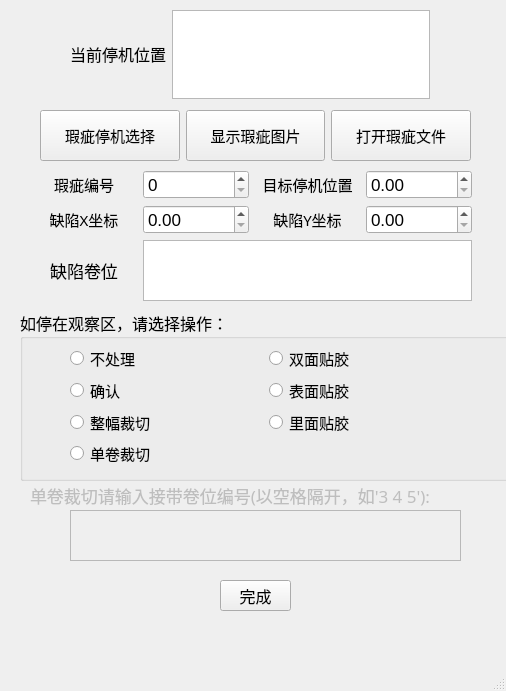
<?xml version="1.0" encoding="UTF-8"?>
<ui version="4.0">
 <class>DefectProcess</class>
 <widget class="QMainWindow" name="DefectProcess">
  <property name="geometry">
   <rect>
    <x>0</x>
    <y>0</y>
    <width>506</width>
    <height>691</height>
   </rect>
  </property>
  <property name="font">
   <font>
    <pointsize>13</pointsize>
   </font>
  </property>
  <property name="windowTitle">
   <string>缺陷处理</string>
  </property>
  <widget class="QWidget" name="centralwidget">
   <widget class="QPushButton" name="pushButton_4">
    <property name="geometry">
     <rect>
      <x>220</x>
      <y>580</y>
      <width>71</width>
      <height>31</height>
     </rect>
    </property>
    <property name="font">
     <font>
      <family>黑体</family>
      <pointsize>12</pointsize>
     </font>
    </property>
    <property name="text">
     <string>完成</string>
    </property>
    <property name="iconSize">
     <size>
      <width>23</width>
      <height>16</height>
     </size>
    </property>
   </widget>
   <widget class="QGroupBox" name="groupBox">
    <property name="geometry">
     <rect>
      <x>20</x>
      <y>310</y>
      <width>491</width>
      <height>171</height>
     </rect>
    </property>
    <property name="font">
     <font>
      <family>黑体</family>
      <pointsize>12</pointsize>
     </font>
    </property>
    <property name="title">
     <string>如停在观察区，请选择操作：</string>
    </property>
    <widget class="QWidget" name="">
     <property name="geometry">
      <rect>
       <x>50</x>
       <y>35</y>
       <width>391</width>
       <height>121</height>
      </rect>
     </property>
     <layout class="QGridLayout" name="gridLayout_2">
      <item row="0" column="0">
       <widget class="QRadioButton" name="radioButton">
        <property name="font">
         <font>
          <family>黑体</family>
          <pointsize>11</pointsize>
         </font>
        </property>
        <property name="text">
         <string>不处理</string>
        </property>
       </widget>
      </item>
      <item row="0" column="1">
       <widget class="QRadioButton" name="radioButton_2">
        <property name="font">
         <font>
          <family>黑体</family>
          <pointsize>11</pointsize>
         </font>
        </property>
        <property name="text">
         <string>双面贴胶</string>
        </property>
       </widget>
      </item>
      <item row="1" column="0">
       <widget class="QRadioButton" name="radioButton_3">
        <property name="font">
         <font>
          <family>黑体</family>
          <pointsize>11</pointsize>
         </font>
        </property>
        <property name="text">
         <string>确认</string>
        </property>
       </widget>
      </item>
      <item row="1" column="1">
       <widget class="QRadioButton" name="radioButton_5">
        <property name="font">
         <font>
          <family>黑体</family>
          <pointsize>11</pointsize>
         </font>
        </property>
        <property name="text">
         <string>表面贴胶</string>
        </property>
       </widget>
      </item>
      <item row="2" column="0">
       <widget class="QRadioButton" name="radioButton_4">
        <property name="font">
         <font>
          <family>黑体</family>
          <pointsize>11</pointsize>
         </font>
        </property>
        <property name="text">
         <string>整幅裁切</string>
        </property>
       </widget>
      </item>
      <item row="2" column="1">
       <widget class="QRadioButton" name="radioButton_6">
        <property name="font">
         <font>
          <family>黑体</family>
          <pointsize>11</pointsize>
         </font>
        </property>
        <property name="text">
         <string>里面贴胶</string>
        </property>
       </widget>
      </item>
      <item row="3" column="0">
       <widget class="QRadioButton" name="radioButton_8">
        <property name="font">
         <font>
          <family>黑体</family>
          <pointsize>11</pointsize>
         </font>
        </property>
        <property name="text">
         <string>单卷裁切</string>
        </property>
       </widget>
      </item>
     </layout>
    </widget>
   </widget>
   <widget class="QWidget" name="layoutWidget">
    <property name="geometry">
     <rect>
      <x>70</x>
      <y>10</y>
      <width>360</width>
      <height>89</height>
     </rect>
    </property>
    <layout class="QHBoxLayout" name="horizontalLayout">
     <item>
      <widget class="QLabel" name="label">
       <property name="font">
        <font>
         <family>黑体</family>
         <pointsize>13</pointsize>
        </font>
       </property>
       <property name="text">
        <string>&lt;html&gt;&lt;head/&gt;&lt;body&gt;&lt;p&gt;&lt;span style=&quot; font-size:12pt;&quot;&gt;当前停机位置&lt;/span&gt;&lt;/p&gt;&lt;/body&gt;&lt;/html&gt;</string>
       </property>
      </widget>
     </item>
     <item>
      <widget class="QTextEdit" name="textEdit">
       <property name="font">
        <font>
         <family>黑体</family>
         <pointsize>20</pointsize>
        </font>
       </property>
       <property name="html">
        <string>&lt;!DOCTYPE HTML PUBLIC &quot;-//W3C//DTD HTML 4.0//EN&quot; &quot;http://www.w3.org/TR/REC-html40/strict.dtd&quot;&gt;
&lt;html&gt;&lt;head&gt;&lt;meta name=&quot;qrichtext&quot; content=&quot;1&quot; /&gt;&lt;style type=&quot;text/css&quot;&gt;
p, li { white-space: pre-wrap; }
&lt;/style&gt;&lt;/head&gt;&lt;body style=&quot; font-family:'黑体'; font-size:20pt; font-weight:400; font-style:normal;&quot;&gt;
&lt;p align=&quot;center&quot; style=&quot;-qt-paragraph-type:empty; margin-top:0px; margin-bottom:0px; margin-left:0px; margin-right:0px; -qt-block-indent:0; text-indent:0px;&quot;&gt;&lt;br /&gt;&lt;/p&gt;&lt;/body&gt;&lt;/html&gt;</string>
       </property>
      </widget>
     </item>
    </layout>
   </widget>
   <widget class="QWidget" name="layoutWidget">
    <property name="geometry">
     <rect>
      <x>40</x>
      <y>110</y>
      <width>431</width>
      <height>51</height>
     </rect>
    </property>
    <layout class="QHBoxLayout" name="horizontalLayout_2">
     <item>
      <widget class="QPushButton" name="pushButton">
       <property name="sizePolicy">
        <sizepolicy hsizetype="Minimum" vsizetype="Expanding">
         <horstretch>0</horstretch>
         <verstretch>0</verstretch>
        </sizepolicy>
       </property>
       <property name="font">
        <font>
         <family>黑体</family>
         <pointsize>11</pointsize>
        </font>
       </property>
       <property name="text">
        <string>瑕疵停机选择</string>
       </property>
       <property name="iconSize">
        <size>
         <width>23</width>
         <height>16</height>
        </size>
       </property>
      </widget>
     </item>
     <item>
      <widget class="QPushButton" name="pushButton_2">
       <property name="sizePolicy">
        <sizepolicy hsizetype="Minimum" vsizetype="Expanding">
         <horstretch>0</horstretch>
         <verstretch>0</verstretch>
        </sizepolicy>
       </property>
       <property name="font">
        <font>
         <family>黑体</family>
         <pointsize>11</pointsize>
        </font>
       </property>
       <property name="text">
        <string>显示瑕疵图片</string>
       </property>
       <property name="iconSize">
        <size>
         <width>23</width>
         <height>16</height>
        </size>
       </property>
      </widget>
     </item>
     <item>
      <widget class="QPushButton" name="pushButton_3">
       <property name="sizePolicy">
        <sizepolicy hsizetype="Minimum" vsizetype="Expanding">
         <horstretch>0</horstretch>
         <verstretch>0</verstretch>
        </sizepolicy>
       </property>
       <property name="font">
        <font>
         <family>黑体</family>
         <pointsize>11</pointsize>
        </font>
       </property>
       <property name="text">
        <string>打开瑕疵文件</string>
       </property>
       <property name="iconSize">
        <size>
         <width>23</width>
         <height>16</height>
        </size>
       </property>
      </widget>
     </item>
    </layout>
   </widget>
   <widget class="QWidget" name="layoutWidget">
    <property name="geometry">
     <rect>
      <x>31</x>
      <y>170</y>
      <width>441</width>
      <height>131</height>
     </rect>
    </property>
    <layout class="QGridLayout" name="gridLayout">
     <item row="0" column="0">
      <widget class="QLabel" name="label_2">
       <property name="font">
        <font>
         <family>黑体</family>
         <pointsize>11</pointsize>
        </font>
       </property>
       <property name="text">
        <string>&lt;html&gt;&lt;head/&gt;&lt;body&gt;&lt;p&gt;瑕疵编号&lt;/p&gt;&lt;/body&gt;&lt;/html&gt;</string>
       </property>
       <property name="alignment">
        <set>Qt::AlignCenter</set>
       </property>
       <property name="indent">
        <number>45</number>
       </property>
      </widget>
     </item>
     <item row="0" column="1">
      <widget class="QSpinBox" name="spinBox"/>
     </item>
     <item row="0" column="2">
      <widget class="QLabel" name="label_4">
       <property name="font">
        <font>
         <family>黑体</family>
         <pointsize>11</pointsize>
        </font>
       </property>
       <property name="text">
        <string>&lt;html&gt;&lt;head/&gt;&lt;body&gt;&lt;p&gt;目标停机位置&lt;/p&gt;&lt;/body&gt;&lt;/html&gt;</string>
       </property>
       <property name="alignment">
        <set>Qt::AlignCenter</set>
       </property>
       <property name="indent">
        <number>15</number>
       </property>
      </widget>
     </item>
     <item row="0" column="3">
      <widget class="QDoubleSpinBox" name="doubleSpinBox"/>
     </item>
     <item row="1" column="0">
      <widget class="QLabel" name="label_3">
       <property name="font">
        <font>
         <family>黑体</family>
         <pointsize>11</pointsize>
        </font>
       </property>
       <property name="text">
        <string>&lt;html&gt;&lt;head/&gt;&lt;body&gt;&lt;p&gt;缺陷X坐标&lt;/p&gt;&lt;/body&gt;&lt;/html&gt;</string>
       </property>
       <property name="alignment">
        <set>Qt::AlignCenter</set>
       </property>
       <property name="indent">
        <number>45</number>
       </property>
      </widget>
     </item>
     <item row="1" column="1">
      <widget class="QDoubleSpinBox" name="doubleSpinBox_3"/>
     </item>
     <item row="1" column="2">
      <widget class="QLabel" name="label_5">
       <property name="font">
        <font>
         <family>黑体</family>
         <pointsize>11</pointsize>
        </font>
       </property>
       <property name="text">
        <string>&lt;html&gt;&lt;head/&gt;&lt;body&gt;&lt;p&gt;缺陷Y坐标&lt;/p&gt;&lt;/body&gt;&lt;/html&gt;</string>
       </property>
       <property name="alignment">
        <set>Qt::AlignCenter</set>
       </property>
       <property name="indent">
        <number>35</number>
       </property>
      </widget>
     </item>
     <item row="1" column="3">
      <widget class="QDoubleSpinBox" name="doubleSpinBox_2"/>
     </item>
     <item row="2" column="0">
      <widget class="QLabel" name="label_6">
       <property name="font">
        <font>
         <family>黑体</family>
         <pointsize>13</pointsize>
        </font>
       </property>
       <property name="tabletTracking">
        <bool>true</bool>
       </property>
       <property name="layoutDirection">
        <enum>Qt::LeftToRight</enum>
       </property>
       <property name="text">
        <string>&lt;html&gt;&lt;head/&gt;&lt;body&gt;&lt;p&gt;          缺陷卷位&lt;/p&gt;&lt;/body&gt;&lt;/html&gt;</string>
       </property>
       <property name="textFormat">
        <enum>Qt::RichText</enum>
       </property>
       <property name="alignment">
        <set>Qt::AlignCenter</set>
       </property>
      </widget>
     </item>
     <item row="2" column="1" colspan="3">
      <widget class="QTextEdit" name="textEdit_2">
       <property name="font">
        <font>
         <family>黑体</family>
         <pointsize>20</pointsize>
        </font>
       </property>
       <property name="html">
        <string>&lt;!DOCTYPE HTML PUBLIC &quot;-//W3C//DTD HTML 4.0//EN&quot; &quot;http://www.w3.org/TR/REC-html40/strict.dtd&quot;&gt;
&lt;html&gt;&lt;head&gt;&lt;meta name=&quot;qrichtext&quot; content=&quot;1&quot; /&gt;&lt;style type=&quot;text/css&quot;&gt;
p, li { white-space: pre-wrap; }
&lt;/style&gt;&lt;/head&gt;&lt;body style=&quot; font-family:'黑体'; font-size:20pt; font-weight:400; font-style:normal;&quot;&gt;
&lt;p align=&quot;center&quot; style=&quot;-qt-paragraph-type:empty; margin-top:0px; margin-bottom:0px; margin-left:0px; margin-right:0px; -qt-block-indent:0; text-indent:0px;&quot;&gt;&lt;br /&gt;&lt;/p&gt;&lt;/body&gt;&lt;/html&gt;</string>
       </property>
      </widget>
     </item>
    </layout>
   </widget>
   <widget class="QTextEdit" name="textEdit_3">
    <property name="enabled">
     <bool>false</bool>
    </property>
    <property name="geometry">
     <rect>
      <x>70</x>
      <y>510</y>
      <width>391</width>
      <height>51</height>
     </rect>
    </property>
    <property name="font">
     <font>
      <family>黑体</family>
      <pointsize>20</pointsize>
     </font>
    </property>
    <property name="html">
     <string>&lt;!DOCTYPE HTML PUBLIC &quot;-//W3C//DTD HTML 4.0//EN&quot; &quot;http://www.w3.org/TR/REC-html40/strict.dtd&quot;&gt;
&lt;html&gt;&lt;head&gt;&lt;meta name=&quot;qrichtext&quot; content=&quot;1&quot; /&gt;&lt;style type=&quot;text/css&quot;&gt;
p, li { white-space: pre-wrap; }
&lt;/style&gt;&lt;/head&gt;&lt;body style=&quot; font-family:'黑体'; font-size:20pt; font-weight:400; font-style:normal;&quot;&gt;
&lt;p align=&quot;center&quot; style=&quot;-qt-paragraph-type:empty; margin-top:0px; margin-bottom:0px; margin-left:0px; margin-right:0px; -qt-block-indent:0; text-indent:0px;&quot;&gt;&lt;br /&gt;&lt;/p&gt;&lt;/body&gt;&lt;/html&gt;</string>
    </property>
   </widget>
   <widget class="QLabel" name="label_7">
    <property name="enabled">
     <bool>false</bool>
    </property>
    <property name="geometry">
     <rect>
      <x>30</x>
      <y>470</y>
      <width>451</width>
      <height>51</height>
     </rect>
    </property>
    <property name="font">
     <font>
      <family>黑体</family>
      <pointsize>13</pointsize>
     </font>
    </property>
    <property name="text">
     <string>&lt;html&gt;&lt;head/&gt;&lt;body&gt;&lt;p&gt;单卷裁切请输入接带卷位编号(以空格隔开，如'3 4 5'):&lt;/p&gt;&lt;/body&gt;&lt;/html&gt;</string>
    </property>
   </widget>
  </widget>
  <widget class="QMenuBar" name="menubar">
   <property name="geometry">
    <rect>
     <x>0</x>
     <y>0</y>
     <width>506</width>
     <height>29</height>
    </rect>
   </property>
  </widget>
  <widget class="QStatusBar" name="statusbar"/>
 </widget>
 <resources/>
 <connections>
  <connection>
   <sender>pushButton_4</sender>
   <signal>clicked()</signal>
   <receiver>DefectProcess</receiver>
   <slot>close()</slot>
   <hints>
    <hint type="sourcelabel">
     <x>243</x>
     <y>609</y>
    </hint>
    <hint type="destinationlabel">
     <x>386</x>
     <y>306</y>
    </hint>
   </hints>
  </connection>
  <connection>
   <sender>radioButton_8</sender>
   <signal>toggled(bool)</signal>
   <receiver>textEdit_3</receiver>
   <slot>setEnabled(bool)</slot>
   <hints>
    <hint type="sourcelabel">
     <x>108</x>
     <y>487</y>
    </hint>
    <hint type="destinationlabel">
     <x>124</x>
     <y>566</y>
    </hint>
   </hints>
  </connection>
  <connection>
   <sender>radioButton_8</sender>
   <signal>toggled(bool)</signal>
   <receiver>label_7</receiver>
   <slot>setEnabled(bool)</slot>
   <hints>
    <hint type="sourcelabel">
     <x>87</x>
     <y>484</y>
    </hint>
    <hint type="destinationlabel">
     <x>87</x>
     <y>508</y>
    </hint>
   </hints>
  </connection>
 </connections>
</ui>
